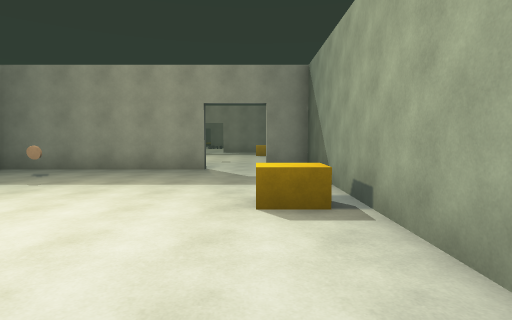
view 1 (above)

18 first-person views from a walk through a Unity game level. The camera is 1.5 m above the floor, tilts 4° down and sees 80° across. The floor is counted in squares, 2 m on a side. Each view is taken from the middle of a square. On the plan, view 1 faces up. The plan holds only what a view shows up to about 10 squares ahead; the rest is blank. The place goes on beyond the plan. The player is left out. Some animated figures are not drawn. Door leaves are left out, so doorways stand open.

view 2
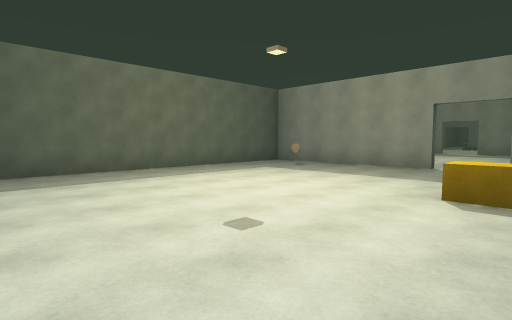

view 3
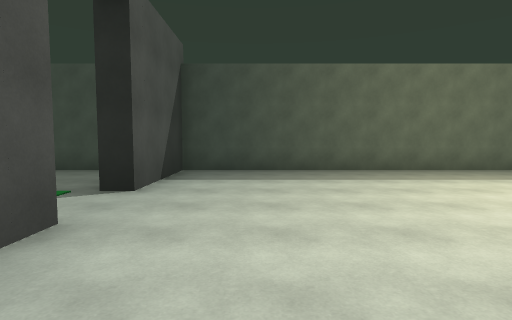

view 4
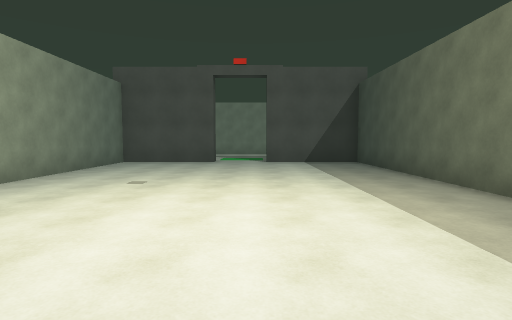

view 5
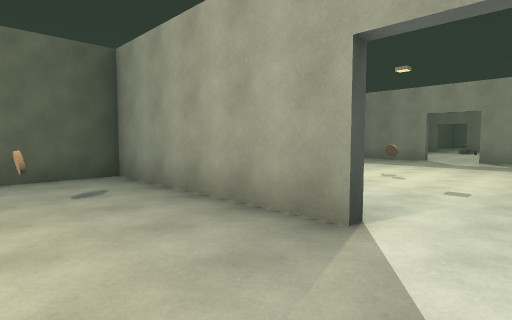

view 6
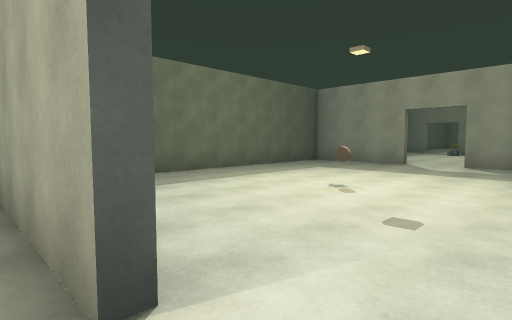

view 7
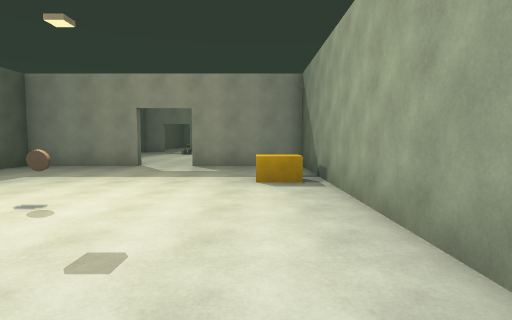

view 8
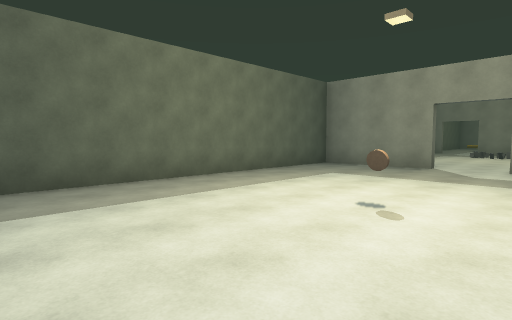

view 9
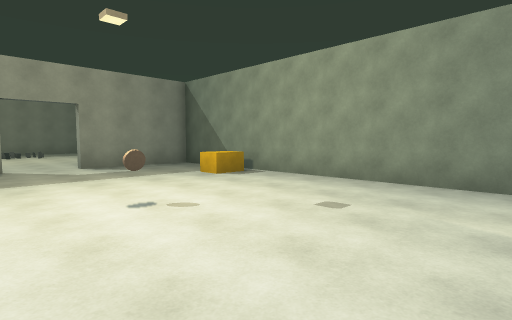

view 10
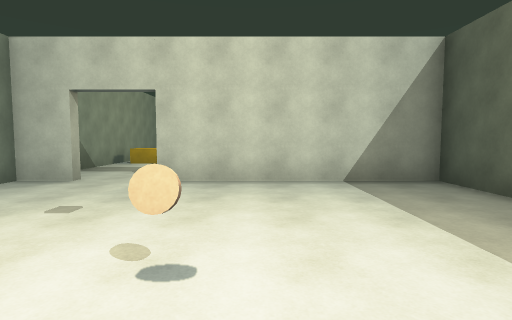

view 11
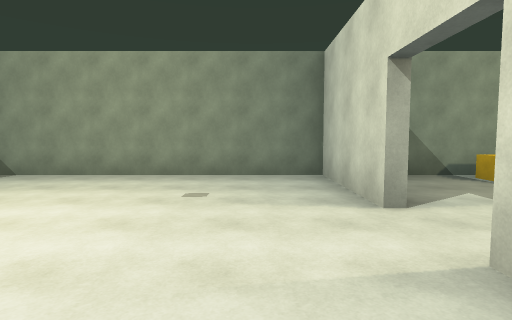

view 12
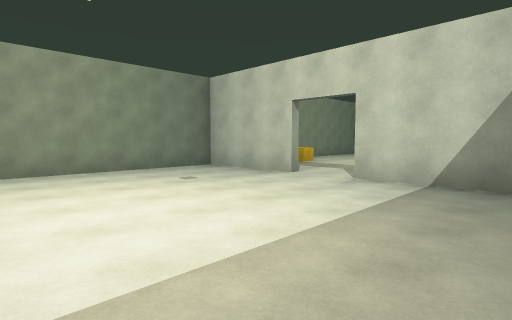

view 13
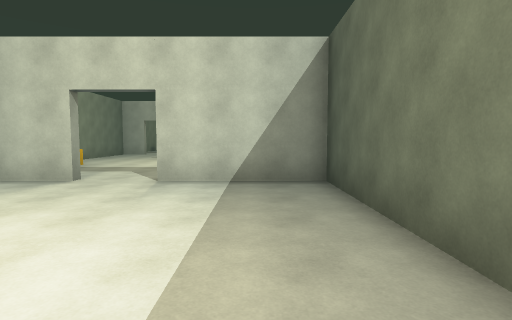

view 14
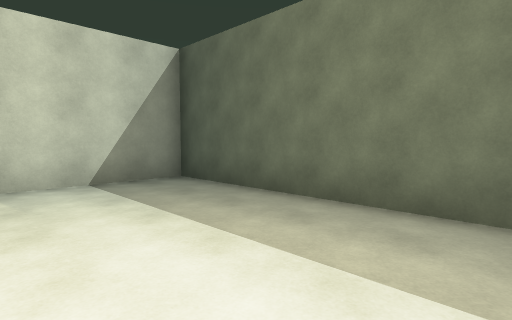

view 15
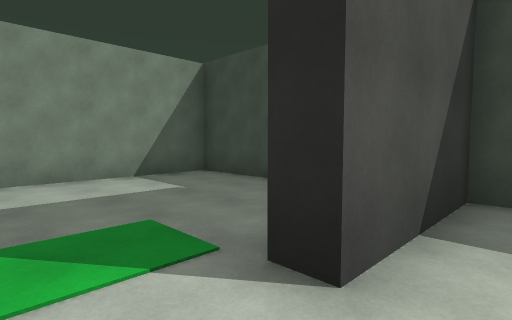

view 16
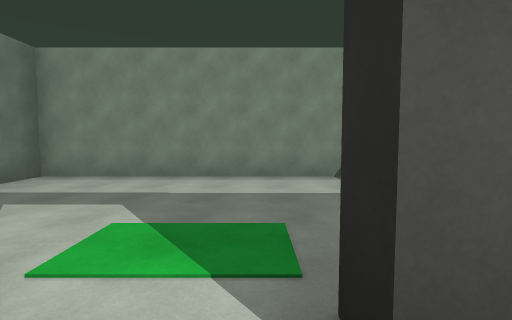

view 17
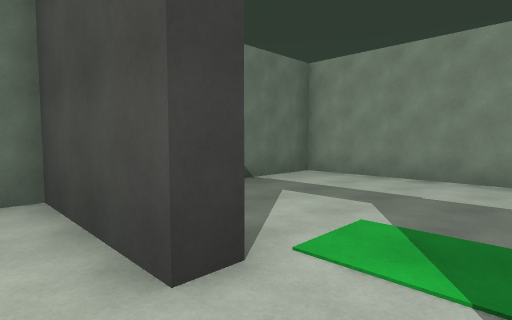

view 18
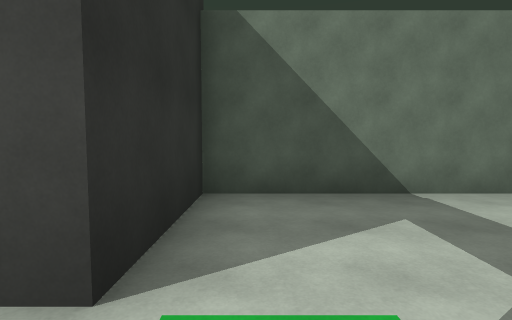

### Floor plan
Points are (right, up) in squares from view 1. A wall is a line through its corners. A room is listed if a view was taken in it or the views show most of it. See-through windows are left out.
Room 1 (views 1, 2, 3, 4, 5, 6, 15, 16, 17)
walls: (-1.1, 7.4) (-6.3, 7.4) (-6.3, -3.7) (-3.4, -3.7); (-1.7, -3.7) (1.3, -3.7) (1.3, 7.4) (0.2, 7.4)
ways out: opening at (-0.5, 7) to room 2; open door at (-2.5, -4) to room 4
objects: other object (-4, 5); other object (0, 3)
Room 2 (views 7, 8, 9, 10)
walls: (-3.1, 16.4) (-6.3, 16.4) (-6.3, 7.6) (-1.2, 7.6); (0.1, 7.6) (1.3, 7.6) (1.3, 16.4) (-1.8, 16.4)
ways out: opening at (-0.5, 7) to room 1; opening at (-2.5, 16) to room 3
objects: other object (-2, 11); other object (0, 13)
Room 3 (views 11, 12, 13, 14)
walls: (-1.9, 16.6) (1.3, 16.6) (1.3, 22.5); (-6.3, 21.8) (-6.3, 16.6) (-3.2, 16.6)
ways out: opening at (-2.5, 16) to room 2
Room 4 (view 18)
walls: (-6.3, -5.6) (-6.3, -9) (1.3, -9) (1.3, -4.3) (-1.7, -4.3)
ways out: open door at (-2.5, -4) to room 1

Where each view was taken, in squares from view 1:
view 1: 0 up, 0 right, facing up
view 2: 1 down, 1 right, facing up-left
view 3: 2 down, 1 right, facing left
view 4: 6 up, 3 left, facing down
view 5: 5 up, 0 right, facing up-left
view 6: 7 up, 0 right, facing up-left
view 7: 8 up, 0 right, facing up
view 8: 8 up, 1 left, facing up-left
view 9: 8 up, 4 left, facing up-right
view 10: 13 up, 3 left, facing down
view 11: 18 up, 5 left, facing right
view 12: 22 up, 6 left, facing down-right
view 13: 22 up, 5 left, facing down
view 14: 22 up, 3 left, facing down-left
view 15: 3 down, 2 left, facing down-left
view 16: 3 down, 3 left, facing down
view 17: 3 down, 3 left, facing down-right
view 18: 5 down, 3 left, facing right
